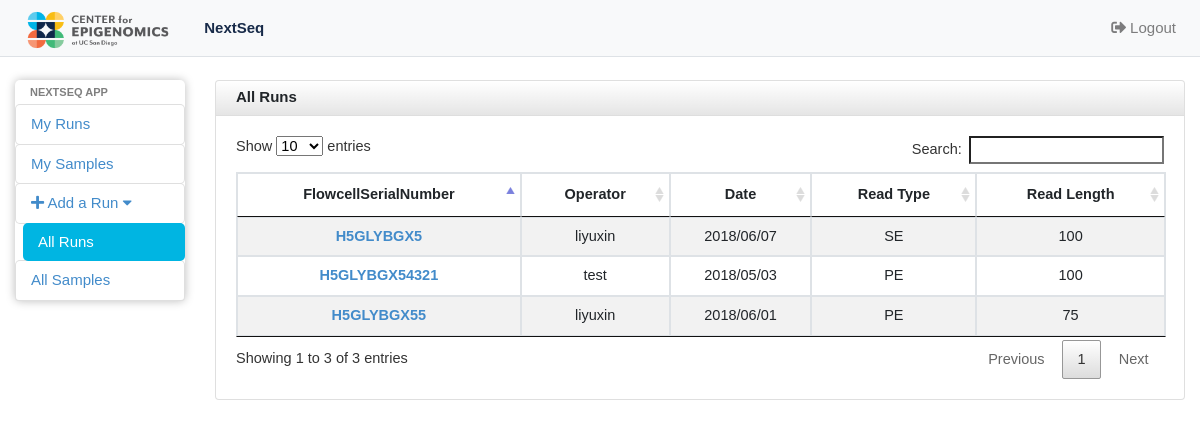
Before: /nextseq_app/home/ (signed in) with the older database file.
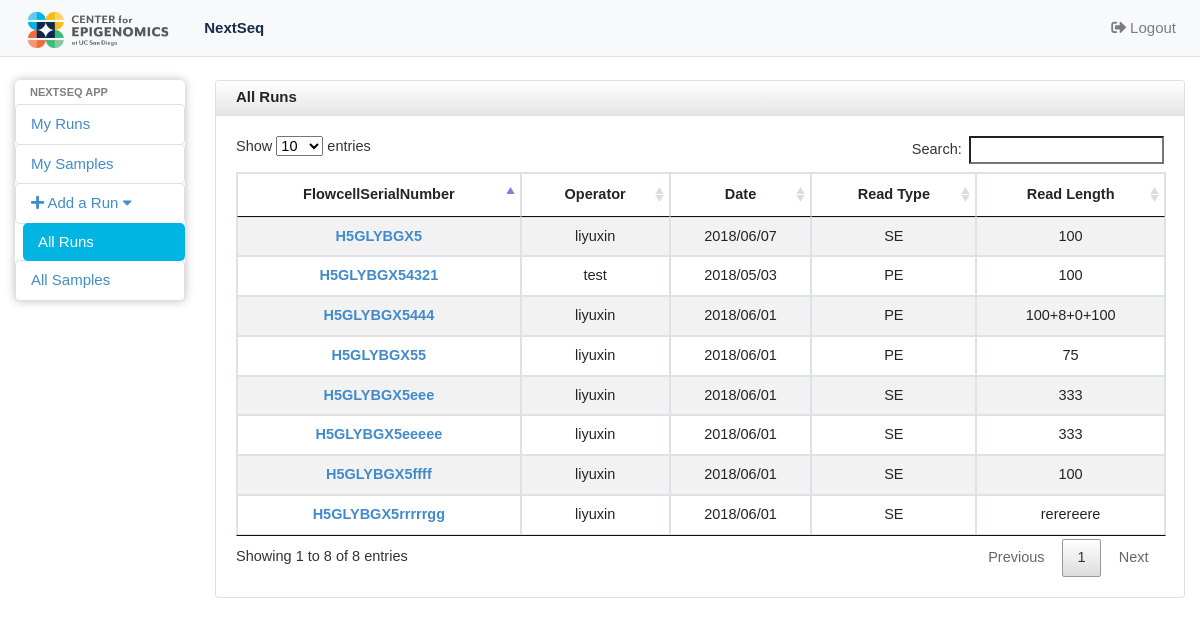
After: the same page with the newer database file.
### nextseq_app/models.py (models this page shows, shortened)
class RunInfo(models.Model):
	Flowcell_ID  = models.CharField(max_length=200,unique=True, help_text='Please enter the FlowcellSerialNumber, like H5GLYBGX5')
	operator = models.ForeignKey(User, on_delete=models.CASCADE)
	date = models.DateField('I did this run on...',help_text='If the datepicker is not working, please enter in this form: yyyy-mm-dd, like 2018-04-03',blank=True,null=True)
	read_type_choice = (('SE','Single-end'),('PE','Paired-end'))
	read_type = models.CharField(max_length=2,choices=read_type_choice)
	read_length = models.CharField(max_length=50)
	class Meta:
		ordering = ['-date']

### nextseq_app/views.py (the view, shortened to what this page needs)
# urls.py: path('home/', views.HomeView.as_view(),name='home'),
@method_decorator(login_required, name='dispatch')
class HomeView(ListView):
	template_name = "nextseq_app/home.html"
	context_object_name = 'RunInfo_list'
	def get_queryset(self):
		queryset_list = RunInfo.objects.all()
		return queryset_list
	def get_context_data(self, **kwargs):
		context = super().get_context_data(**kwargs)
		context['number'] = self.get_queryset().count()
		return context

### nextseq_app/templates/nextseq_app/home.html (shortened to what this page needs)
{% extends 'nextseq_app/base.html' %}
{% block body %}
{% load static %}
<div id="wrapper">
  <nav class="navbar navbar-expand-lg navbar-default navbar-light bg-light fixed-top borderline">
    <a class="navbar-brand" href="#"><img alt="Charisma Logo" src="{% static 'nextseq_app/images/CFE_Brandmark-01.png' %}" class="crop" margin="-200px 0 -200px 0" width=auto height=50 /></a>
    <div class="collapse navbar-collapse" id="navbarNavDropdown">
      <ul class="navbar-nav">
        <li class="nav-item">
          <a class="nav-link active" href="{% url 'nextseq_app:index' %}"> NextSeq <span class="sr-only">(current)</span></a>
        </li>
      </ul>
      <ul class="navbar-nav ml-auto">
        <li class="nav-item">
          <a class="nav-link" href="{% url 'nextseq_app:logout' %}"><i class="fas fa-sign-out-alt"></i> Logout</a>
        </li>
      </ul>
    </div>
  </nav>
  <div class="container-fluid">
    <div class="row">
      <div id="sidebar" class="col-sm-2 col-md-2 col-lg-2" role="navigation">
        <div class="list-group">
          <li class="sidebar-header">Nextseq App</li>
          <a href="{% url 'nextseq_app:index' %}" class="list-group-item list-group-item-action-custom">My Runs</a>
          <a href="{% url 'nextseq_app:usersamples' %}" class="list-group-item list-group-item-action-custom" >My Samples</a>
          <a href="#addrun" class="list-group-item list-group-item-action-custom" data-toggle="collapse" ><i class="fas fa-plus"></i> Add a Run <i class="fa fa-caret-down"></i></a>
          <a href="{% url 'nextseq_app:home' %}" class="list-group-item list-group-item-action-custom active">All Runs</a>
          <a href="{% url 'nextseq_app:allsamples' %}" class="list-group-item list-group-item-action-custom" >All Samples</a>
        </div>
      </div>
      <div id="content" class="col-sm-10 col-md-10 col-lg-10">
        <div class="card">
          <div class="card-header fortable">
            All Runs
          </div>
          <div class="card-body">
            <table id="myTable" class="table table-sm table-striped table-bordered text-center">
              <thead>
                <tr>
                  <th scope="col">FlowcellSerialNumber</th>
                  <th scope="col">Operator</th>
                  <th scope="col">Date</th>
                  <th scope="col">Read Type</th>
                  <th scope="col">Read Length</th>
                </tr>
              </thead>
              <tbody>
                {% for Run in RunInfo_list %}
                <tr>
                      <td><a href="{% url 'nextseq_app:rundetailhome' Run.pk %}"> {{ Run.Flowcell_ID }} </a></td>
                  <td>{{ Run.operator }}</td>
                  <td>{{ Run.date|date:"Y/m/d" }}</td>
                  <td>{{ Run.read_type }}</td>
                  <td>{{ Run.read_length }}</td>
                </tr>
                {% empty %}
                <li>No Runs yet.</li>
                {% endfor %}
              </tbody>
            </table>
          </div>
        </div>
      </div>
    </div>
  </div>
</div>
{% endblock %}

Changed rows visible on the page:
added RunInfo: Flowcell_ID "H5GLYBGX5444", operator "liyuxin", date "2018/06/01", read_type "PE", read_length "100+8+0+100"
added RunInfo: Flowcell_ID "H5GLYBGX5eee", operator "liyuxin", date "2018/06/01", read_type "SE", read_length "333"
added RunInfo: Flowcell_ID "H5GLYBGX5eeeee", operator "liyuxin", date "2018/06/01", read_type "SE", read_length "333"
added RunInfo: Flowcell_ID "H5GLYBGX5rrrrrgg", operator "liyuxin", date "2018/06/01", read_type "SE", read_length "rerereere"
added RunInfo: Flowcell_ID "H5GLYBGX5ffff", operator "liyuxin", date "2018/06/01", read_type "SE", read_length "100"
Other visible differences:
text written by a page script: "Show entries Search: Showing 1 to 3 of 3 entries Previous 1 Next" → "Show entries Search: Showing 1 to 8 of 8 entries Previous 1 Next"
